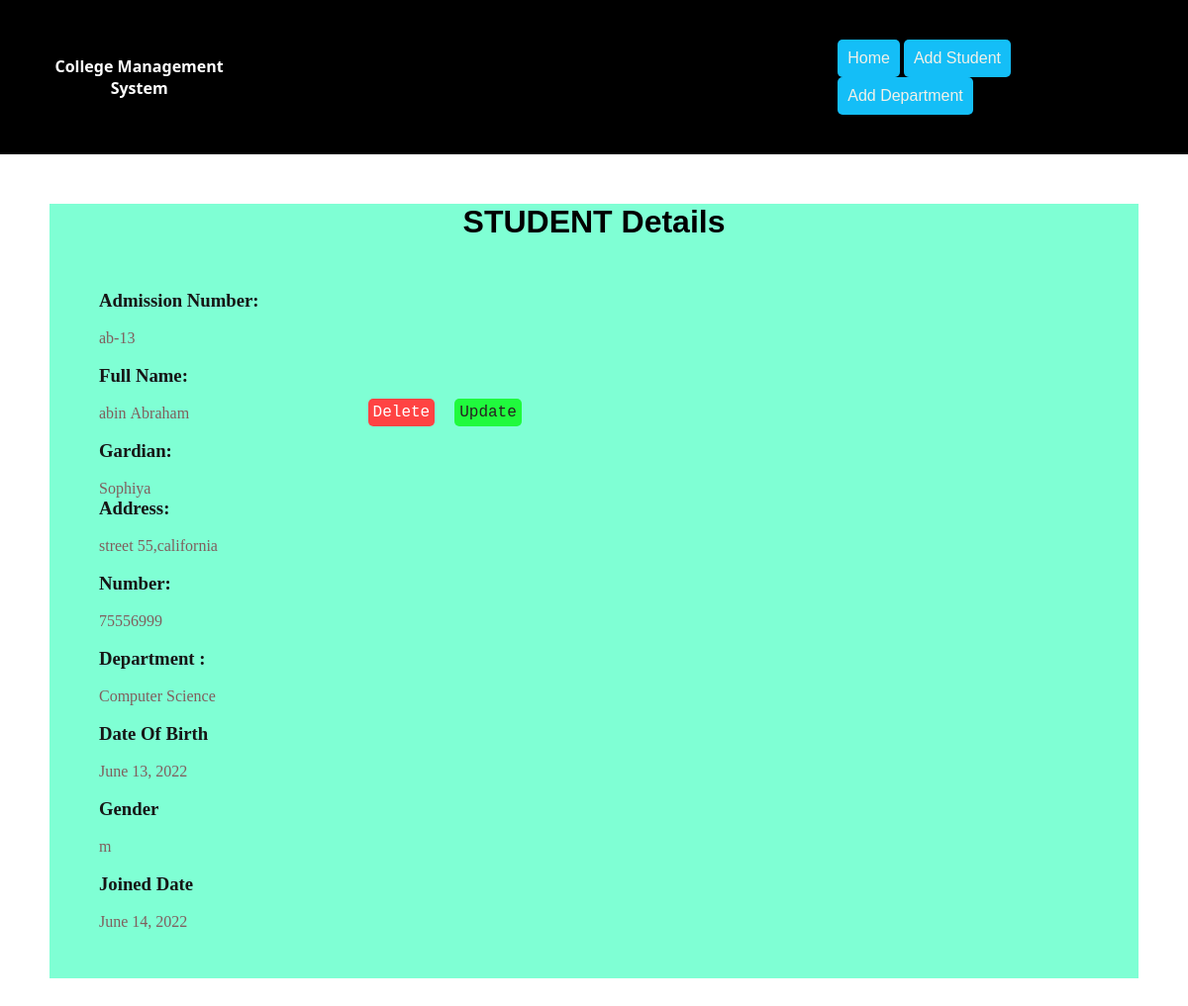
The app's page /4, older data.
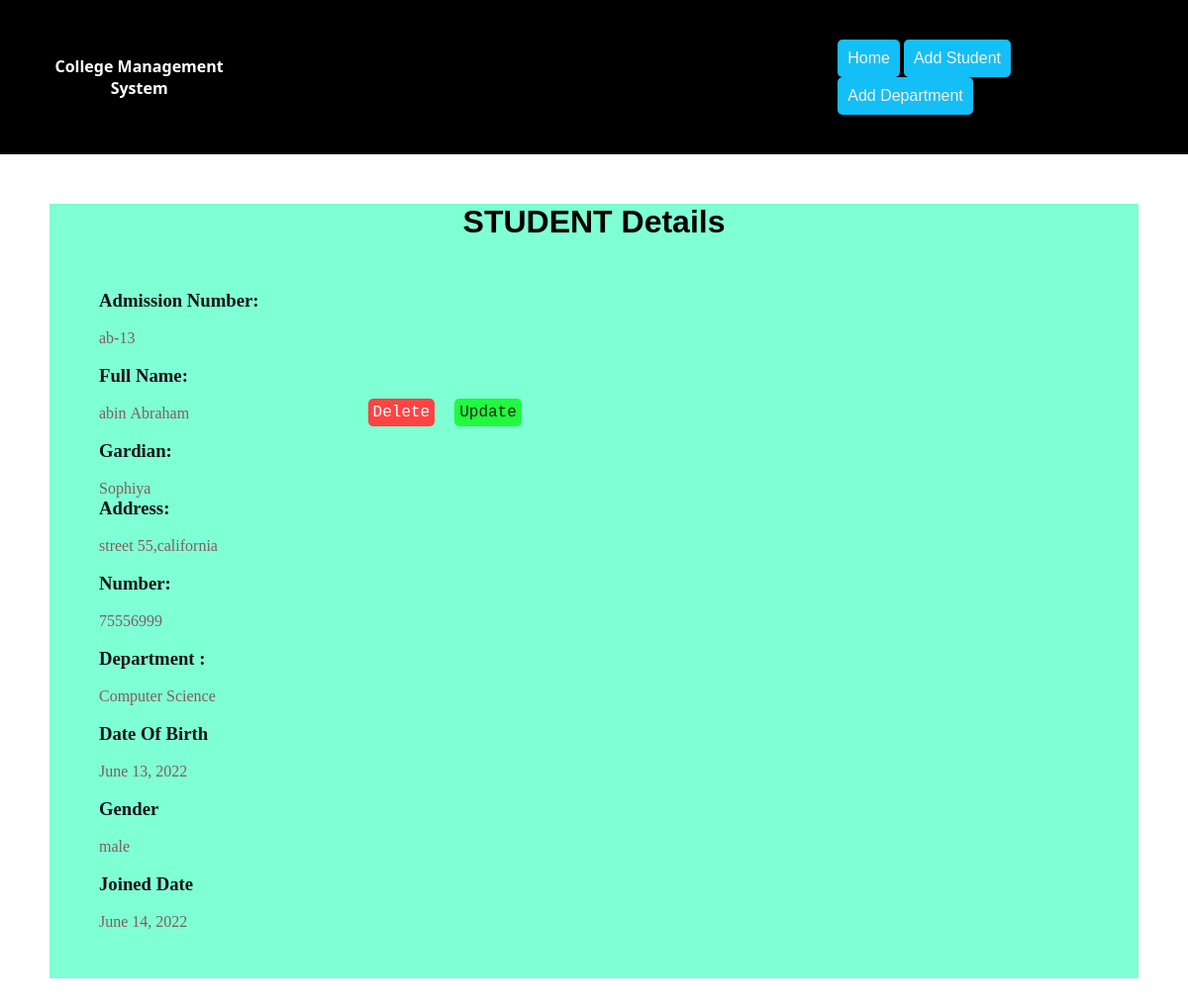
The same page, newer data.
### mainapp/models.py (models this page shows, shortened)
class Students(models.Model):
    GENDER_CHOICES = (("m", "Male"), ("f", "Female"))
    admission_number = models.CharField(max_length=120)
    first_name = models.CharField(max_length=120)
    middle_name = models.CharField(max_length=120, blank=True)
    last_name = models.CharField(max_length=120)
    parent_name = models.CharField(max_length=120)
    address = models.TextField()
    number = models.IntegerField()
    department = models.ForeignKey(Department, on_delete=models.CASCADE)
    DOB = models.DateField()
    Joined_date = models.DateField(auto_now_add=True)
    gender = models.CharField(max_length=10, choices=GENDER_CHOICES)

class Department(models.Model):
    name = models.CharField(max_length=120)
    hod = models.CharField(max_length=100)
    def __str__(self):
        return self.name

### mainapp/views.py (the view)
# urls.py: path('<int:id>', Student_view.as_view(), name="stdview"),
class Student_view(DetailView):
    queryset = Students.objects.all()
    template_name = 'students_detail.html'
    def get_object(self):
        id = self.kwargs.get('id')
        return get_object_or_404(Students, id=id)

### mainapp/templates/students_detail.html
{% extends 'base.html' %}
{% block content %}
<h1 > STUDENT Details</h1>
<div class="container">
    <div class="profile">
    <h3>Admission Number:</h3><br>
    <p>{{students.admission_number}}</p><br>
    <h3>Full Name:</h3><br>
    <p>{{students.first_name}}&nbsp;{{students.last_name}}</p><br>
    <h3>Gardian:</h3><br>
    <p>{{students.parent_name}}
    <h3>Address:</h3><br>
    <p>{{students.address}}</p><br>
    <h3>Number:</h3><br>
    <p>{{students.number}}</p><br>
    <h3>Department :</h3><br>
    <p>{{students.department}}</p><br>
    <h3>Date Of Birth</h3><br>
    <p>{{students.DOB}}</p><br>
    <h3>Gender</h3><br>
    <p>{{students.gender}}</p><br>
    <h3>Joined Date</h3><br>
    <p>{{students.Joined_date }}</p><br>
</div>
<div class="move">
    <form action="{% url 'studapp:stddel' students.id %}" method="GET">
        <input class="del" type="submit" value="Delete">
    </form>
    <form action="{% url 'studapp:stdupd' students.id %}" method="GET">
        <input class="upd" type="submit" value="Update">
    </form>
</div>
</div>
{% endblock %}

Row changes from the older to the newer data that the page shows:
changed Students "ab-13": gender "m" → "male"
